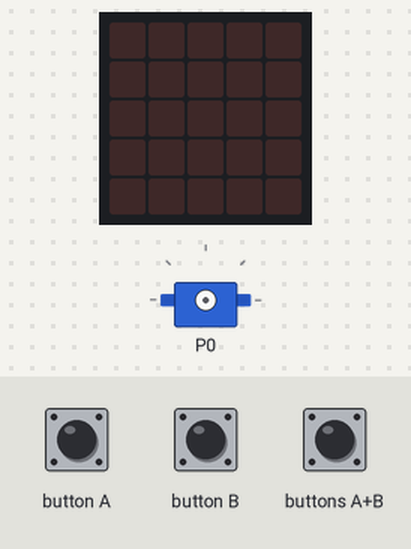
The program below on a simulated BBC micro:bit running MicroPython. On the bench: the board's 5×5 LED display, servo. The inputs (shaded band) are chosen by the test bench. Servo angles are drawn from the pulse width (0.5 ms = 0°, 2.5 ms = 180°).

Above: at 1.2 s.
1.3 s: buttons A+B pressed for 0.15 s
At 3.8 s:
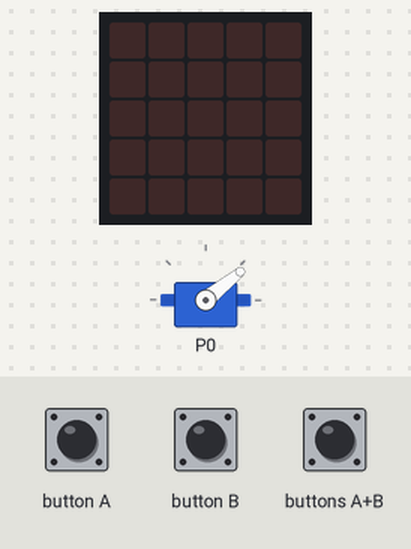
4.3 s: button B pressed for 0.15 s
At 5.79 s:
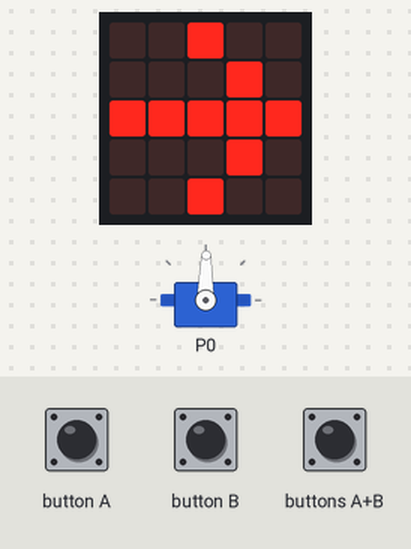
7.3 s: button B pressed for 1 s
At 7.5 s:
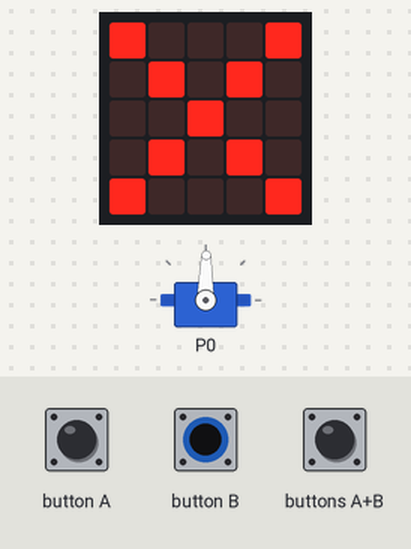
9.8 s: button A pressed for 0.15 s
At 11.29 s:
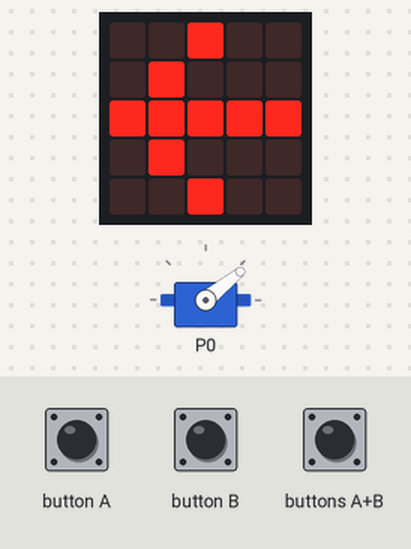
12.9 s: button A pressed for 1 s
At 13.1 s:
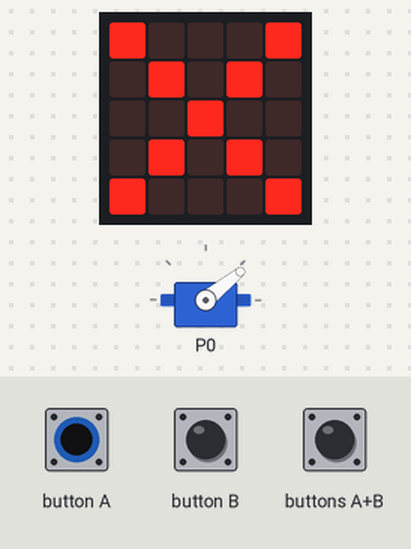
15.4 s: buttons A+B pressed for 1 s
At 19.2 s:
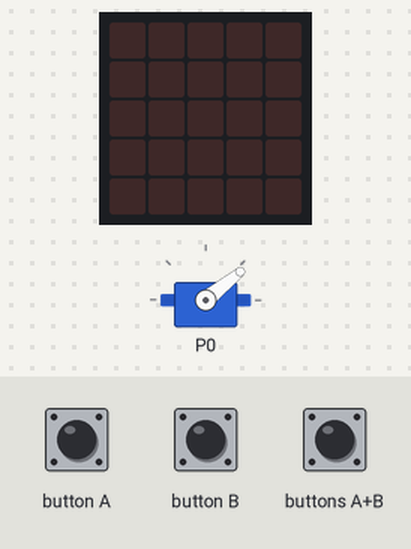
Timing chart, 0 to 19.4 s (numbered marks = the images above; inputs shaded):
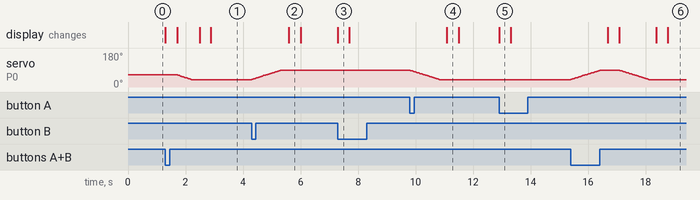

Measured:
- after the input at 1.3 s, servo on P0: moves from 64° to 39° over 0.48 s, starting after 0.42 s; the display: first changes at once (image 1 shows a later state)
- after the input at 4.3 s, servo on P0: moves from 39° to 89° over 1.0 s, starting at once; the display: changes after 1.3 s (image 2)
- after the input at 7.3 s, the display: changes at once (image 3)
- after the input at 9.8 s, servo on P0: moves from 89° to 39° over 1.0 s, starting at once; the display: changes after 1.3 s (image 4)
- after the input at 12.9 s, the display: changes at once (image 5)
- after the input at 15.4 s, servo on P0: rises from 39° to 89° in 1.0 s, then falls to 39° in 1.7 s; the display: first changes after 1.3 s (image 6 shows a later state)
- what the display in image 2 shows lasts 0.4 s, from 5.6 s to 6.0 s

The program:

main.py
```python
# Sample: bolzen-schalten  (Miuzei Micro Servo 9g, Metallgetriebe)
# Board:   BBC micro:bit V2.2
# Sprache: MicroPython
#
# Ziel: Servo an einer Mechanik mit Endanschlag (2 Bolzen ueber ein Zahnrad).
#       Zwei Funktionen:
#         bolzen_rein()  - faehrt den Bolzen ein
#         bolzen_raus()  - faehrt den Bolzen aus
#       Ein zweiter Aufruf in DIESELBE Richtung wird ignoriert - sonst wuerde
#       der Servo gegen den Anschlag druecken (Stall -> Servo kaputt).
#       Nach jeder Fahrt wird der Servo stromlos geschaltet; die Reibung des
#       Bolzens haelt die Lage.
#
# --------------------------------------------------------------------------
# Verkabelung (wie alle Servo-Samples)
#   Servo orange/gelb (Signal)  ->  P0
#   Servo rot         (+)        ->  3V  (oder externe Batteriebox, GND gemeinsam)
#   Servo braun/schwarz (-)      ->  GND
# --------------------------------------------------------------------------

from microbit import *

# ===== 1) Kalibrierte Endlagen (Mikrosekunden) ============================
PULS_REIN = 950      # Bolzen eingefahren - gemessen mit "endlagen-kalibrieren"
PULS_RAUS = 1500     # Bolzen ausgefahren - PLATZHALTER! Vor dem ersten
                     # bolzen_raus() unbedingt messen, sonst faehrt der Servo
                     # in den Anschlag.
# Brummt der Servo an einer Endlage: den Wert 15-30 us Richtung Mitte ruecken.

# ===== 2) Startzustand: wo steht der Bolzen beim Einschalten? =============
#   "raus"       Bolzen ausgefahren (z. B. Montagelage)
#   "rein"       Bolzen eingefahren
#   "unbekannt"  erster Aufruf darf in beide Richtungen
START_ZUSTAND = "raus"

# ===== 3) Fahr-Verhalten =================================================
SCHRITT = 8          # us pro Rampenschritt (kleiner = sanfter)
PAUSE   = 15         # ms zwischen den Rampenschritten
# ========================================================================

_PMIN = min(PULS_REIN, PULS_RAUS)
_PMAX = max(PULS_REIN, PULS_RAUS)
_MITTE = (PULS_REIN + PULS_RAUS) // 2

pin0.set_analog_period(20)          # 20 ms = 50 Hz

_zustand = START_ZUSTAND
_puls = _MITTE                      # Annahme fuer die erste Fahrt: sichere Mitte.
                                    # Der Servo bleibt bis zum ersten Aufruf stromlos.


def _schreibe(u):
    pin0.write_analog(int(u / 20000 * 1023))


def _fahre(ziel):
    global _puls
    ziel = max(_PMIN, min(_PMAX, ziel))     # nie ausserhalb des Fensters
    d = SCHRITT if ziel > _puls else -SCHRITT
    while abs(_puls - ziel) > SCHRITT:
        _puls += d
        _schreibe(_puls)
        sleep(PAUSE)
    _puls = ziel
    _schreibe(_puls)
    sleep(250)                              # ankommen lassen
    pin0.write_analog(0)                    # Servo stromlos -> Reibung haelt den Bolzen


def bolzen_rein():
    """Bolzen einfahren. Nur wirksam, wenn er nicht schon 'rein' ist."""
    global _zustand
    if _zustand == "rein":
        return False                        # schuetzt den Servo vor dem Anschlag
    _fahre(PULS_REIN)
    _zustand = "rein"
    return True


def bolzen_raus():
    """Bolzen ausfahren. Nur wirksam, wenn er nicht schon 'raus' ist."""
    global _zustand
    if _zustand == "raus":
        return False
    _fahre(PULS_RAUS)
    _zustand = "raus"
    return True


def bolzen_zustand():
    """Gibt 'rein', 'raus' oder 'unbekannt' zurueck."""
    return _zustand


# ===== Demo: Knopf A = einfahren, Knopf B = ausfahren ====================
# Dieser Teil darf weg, wenn du die Funktionen in dein eigenes Programm holst.

while True:
    if button_a.is_pressed() and button_b.is_pressed():
        # Notfall: langsam in die Mitte, Zustand zuruecksetzen
        _fahre(_MITTE)
        _zustand = "unbekannt"
        display.show("?")
        sleep(500)
        display.clear()

    elif button_a.was_pressed():
        display.show(Image.ARROW_W if bolzen_rein() else Image.NO)
        sleep(400)
        display.clear()

    elif button_b.was_pressed():
        display.show(Image.ARROW_E if bolzen_raus() else Image.NO)
        sleep(400)
        display.clear()
```
